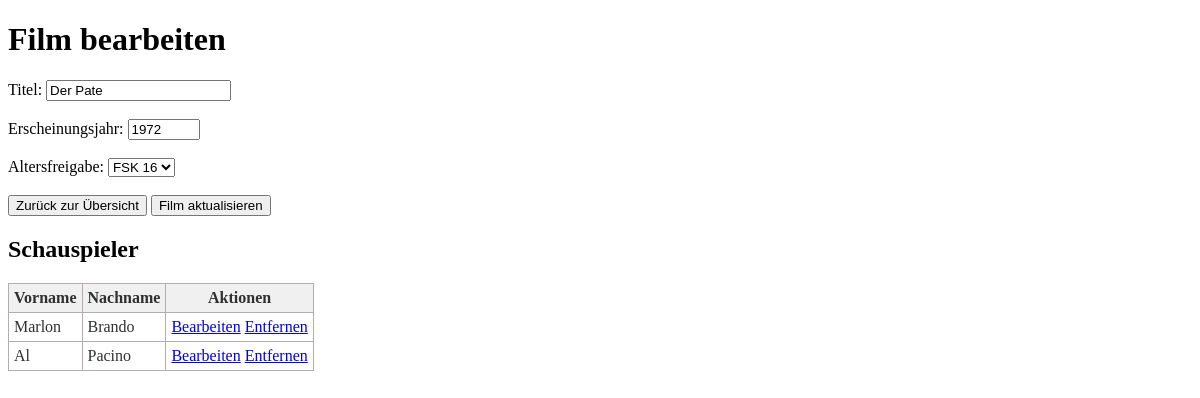
The page /edit_film.php?id=1 on the database its author committed.
### tables this page shows
CREATE TABLE `tbl_films` (
  `FilmID` int(11) NOT NULL,
  `Title` varchar(255) DEFAULT NULL,
  `ReleaseYear` int(11) DEFAULT NULL,
  `FskID` int(11) DEFAULT NULL
);

CREATE TABLE `tbl_actors` (
  `ActorID` int(11) NOT NULL,
  `FirstName` varchar(255) DEFAULT NULL,
  `LastName` varchar(255) DEFAULT NULL
);

### film_functions.php (called while the page is built, shortened)
<?php
require_once 'db_connect.php';
function retrieveFilm(int $filmId): array
{
    global $conn;
    $sql = "SELECT f.*, fs.AgeLimit AS AgeLimit,
    GROUP_CONCAT(CONCAT(s.FirstName, ' ', s.LastName) SEPARATOR ', ') AS Actors
    FROM tbl_films f
    LEFT JOIN tbl_agelimit fs ON f.FSKID = fs.FSKID
    LEFT JOIN tbl_film_actor fa ON f.FilmId = fa.FilmId
    LEFT JOIN tbl_actors s ON fa.ActorID = s.ActorID
    WHERE f.FilmId = ?
    GROUP BY f.FilmId";
    $stmt = $conn->prepare($sql);
    $stmt->bind_param("i", $filmId);
    $stmt->execute();
    $result = $stmt->get_result();
    return $result->fetch_assoc();
}

### actor_functions.php (called while the page is built, shortened)
<?php
require_once 'db_connect.php';
function retrieveActors(int $filmId): array
{
    global $conn;
    $sql = "SELECT a.ActorID, a.FirstName, a.LastName FROM tbl_actors a
            INNER JOIN tbl_film_actor fa ON a.ActorID = fa.ActorID
            WHERE fa.FilmID = ?";
    $stmt = $conn->prepare($sql);
    $stmt->bind_param("i", $filmId);
    $stmt->execute();
    $result = $stmt->get_result();
    return $result->fetch_all(MYSQLI_ASSOC);
}

### edit_film.php (the view, shortened to what this page needs)
<?php
require_once 'db_connect.php';
require_once 'actor_functions.php';
require_once 'film_functions.php';
$filmId = $_GET["id"] ?? null;
$filmData = retrieveFilm($filmId);
?>
<!DOCTYPE html>
<html lang="de">
<head>
    <link rel="stylesheet" href="styles.css">
</head>
<body>
<h1>Film bearbeiten</h1>
<?php if ($filmData) : ?>
    <form method="post">
        <div>
            <label for="title">Titel:</label>
            <input type="text" id="title" name="title" value="<?= $filmData["Title"] ?>">
        </div>
        <br>
        <div>
            <label for="year">Erscheinungsjahr:</label>
            <input type="number" id="year" name="year" min="1900" max="2100" value="<?= $filmData["ReleaseYear"] ?>"><br>
        </div>
        <br>
        <div>
            <label for="ageLimit">Altersfreigabe:</label>
            <select id="ageLimit" name="ageLimit">
                <option value="16" <?= $filmData["FskID"] == 4 ? "selected" : "" ?>>FSK 16</option>
            </select>
        </div>
        <br>
        <div>
            <button type="button" onclick="window.location.href='index.php'">Zurück zur Übersicht</button>
            <input type="submit" value="Film aktualisieren">
        </div>
    </form>
<?php else : ?>
    <p>Der Film konnte nicht gefunden werden.</p>
<?php endif; ?>
<h2>Schauspieler </h2>
<?php if ($filmData) : ?>
    <table>
        <tr>
            <th>Vorname</th>
            <th>Nachname</th>
            <th>Aktionen</th>
        </tr>
        <?php
        $actors = retrieveActors($filmData["FilmID"]);
        foreach ($actors as $actor) : ?>
            <tr>
                <td><?= $actor["FirstName"] ?></td>
                <td><?= $actor["LastName"] ?></td>
                <td>
                    <a href="edit_actor.php?id=<?= $actor['ActorID']; ?>">Bearbeiten</a>
                    <a href="?action=unlink_actor&actor_id=<?= $actor['ActorID']; ?>&film_id=<?= $filmId; ?>"
                       onclick="return confirm('Sind Sie sicher, dass Sie diesen Schauspieler löschen möchten?');">Entfernen</a>
                </td>
            </tr>
        <?php endforeach; ?>
    </table>
<?php endif; ?>
</body>
</html>

### styles.css (style rules this page uses)
table { border:1px solid #b3adad; border-collapse:collapse; padding:5px; }
table th { border:1px solid #b3adad; padding:5px; background: #f0f0f0; color: #313030; }
table td { border:1px solid #b3adad; text-align:left; padding:5px; background: #ffffff; color: #313030; }

### rows shown on the page
tbl_films: title "Der Pate", year "1972", ageLimit "FSK 16"
tbl_actors: FirstName "Marlon", LastName "Brando"
tbl_actors: FirstName "Al", LastName "Pacino"
